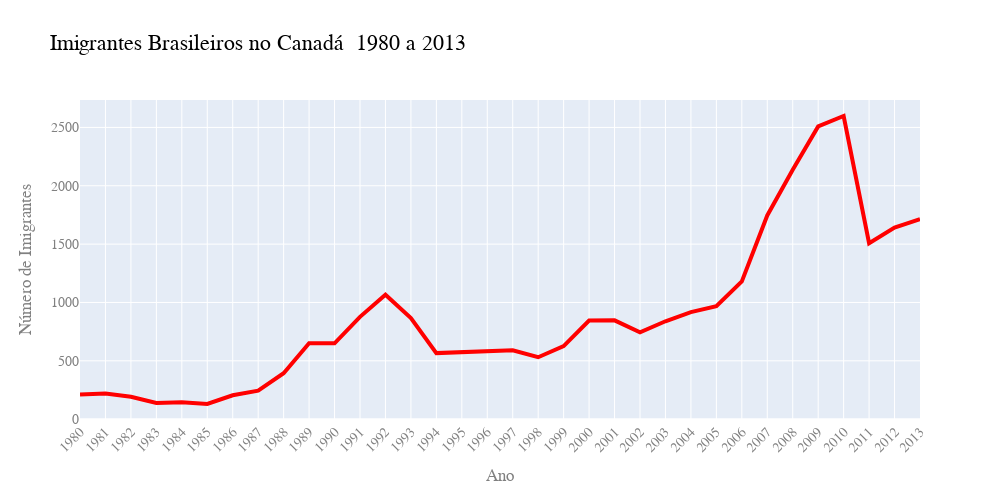

The notebook cell this image was saved under:
### Code cell
fig = px.line(dados_brasil, x='ano', y='imigrantes', title='Imigrantes Brasileiros no Canadá\n 1980 a 2013')
fig.update_traces(line_color='red', line_width=4)
fig.update_layout(width=1000, height=500, xaxis = {'tickangle': -45},
                  xaxis_title='Ano', yaxis_title='Número de Imigrantes',
                  font_family='Arial', font_size=14, font_color='gray',
                  title_font_family='Arial', title_font_size=22, title_font_color='black',)
fig.show()

### Figure 1 — Plotly figure (JSON) as saved in the notebook; plotly's stock layout.template omitted (floating-point values rounded to 4 significant figures)
{"data": [{"hovertemplate": "ano=%{x}<br>imigrantes=%{y}<extra></extra>", "legendgroup": "", "line": {"color": "red", "dash": "solid", "width": 4}, "marker": {"symbol": "circle"}, "mode": "lines", "name": "", "orientation": "v", "showlegend": false, "type": "scatter", "x": ["1980", "1981", "1982", "1983", "1984", "1985", "1986", "1987", "1988", "1989", "1990", "1991", "1992", "1993", "1994", "1995", "1996", "1997", "1998", "1999", "2000", "2001", "2002", "2003", "2004", "2005", "2006", "2007", "2008", "2009", "2010", "2011", "2012", "2013"], "xaxis": "x", "y": [211, 220, 192, 139, 145, 130, 205, 244, 394, 650, 650, 877, 1066, 866, 566, 572, 586, 591, 531, 626, 845, 847, 745, 839, 917, 969, 1181, 1746, 2138, 2509, 2598, 1508, 1642, 1714], "yaxis": "y"}], "layout": {"font": {"color": "gray", "family": "Arial", "size": 14}, "height": 500, "legend": {"tracegroupgap": 0}, "title": {"font": {"color": "black", "family": "Arial", "size": 22}, "text": "Imigrantes Brasileiros no Canadá\n 1980 a 2013"}, "width": 1000, "xaxis": {"anchor": "y", "domain": [0, 1], "tickangle": -45, "title": {"text": "Ano"}}, "yaxis": {"anchor": "x", "domain": [0, 1], "title": {"text": "Número de Imigrantes"}}}}
